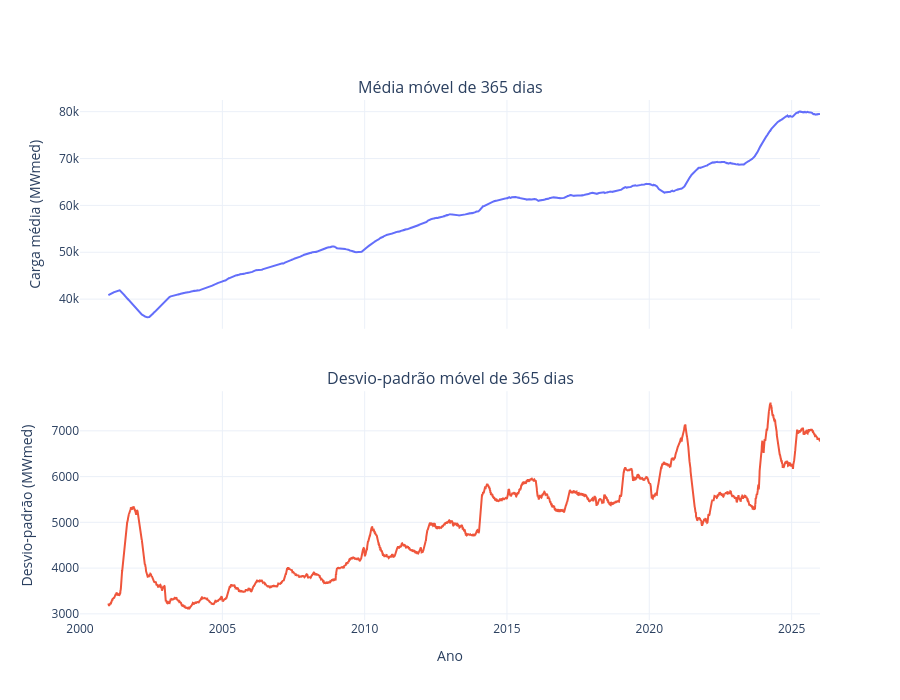

Notebook source saved alongside this figure:
### Code cell
fig = make_subplots(
    rows=2,
    cols=1,
    shared_xaxes=True,
    subplot_titles=('Média móvel de 365 dias', 'Desvio-padrão móvel de 365 dias'),
    vertical_spacing=0.12
)

fig.add_trace(
    go.Scatter(
        x=rolling_statistics.index,
        y=rolling_statistics['media_movel'],
        name='Média móvel',
        line=dict(color='#636EFA')
    ),
    row=1,
    col=1
)

fig.add_trace(
    go.Scatter(
        x=rolling_statistics.index,
        y=rolling_statistics['desvio_movel'],
        name='Desvio-padrão',
        line=dict(color='#EF553B')
    ),
    row=2,
    col=1
)

fig.update_yaxes(title_text='Carga média (MWmed)', row=1, col=1)
fig.update_yaxes(title_text='Desvio-padrão (MWmed)', row=2, col=1)
fig.update_xaxes(title_text='Ano', row=2, col=1)
fig.update_layout(height=700, hovermode='x unified', showlegend=False)
fig.show()

### Figure 1 — Plotly figure (JSON) as saved in the notebook; plotly's stock layout.template omitted (floating-point values rounded to 4 significant figures; data arrays with more than 128 entries replaced by an {"elided": "..."} marker saying what was removed)
{"data": [{"line": {"color": "#636EFA"}, "name": "Média móvel", "type": "scatter", "x": {"elided": "9497 str values"}, "xaxis": "x", "y": {"elided": "9497 float values"}, "yaxis": "y"}, {"line": {"color": "#EF553B"}, "name": "Desvio-padrão", "type": "scatter", "x": {"elided": "9497 str values"}, "xaxis": "x2", "y": {"elided": "9497 float values"}, "yaxis": "y2"}], "layout": {"annotations": [{"font": {"size": 16}, "showarrow": false, "text": "Média móvel de 365 dias", "x": 0.5, "xanchor": "center", "xref": "paper", "y": 1, "yanchor": "bottom", "yref": "paper"}, {"font": {"size": 16}, "showarrow": false, "text": "Desvio-padrão móvel de 365 dias", "x": 0.5, "xanchor": "center", "xref": "paper", "y": 0.44, "yanchor": "bottom", "yref": "paper"}], "height": 700, "hovermode": "x unified", "showlegend": false, "xaxis": {"anchor": "y", "domain": [0, 1], "matches": "x2", "showticklabels": false}, "xaxis2": {"anchor": "y2", "domain": [0, 1], "title": {"text": "Ano"}}, "yaxis": {"anchor": "x", "domain": [0.56, 1], "title": {"text": "Carga média (MWmed)"}}, "yaxis2": {"anchor": "x2", "domain": [0, 0.44], "title": {"text": "Desvio-padrão (MWmed)"}}}}
